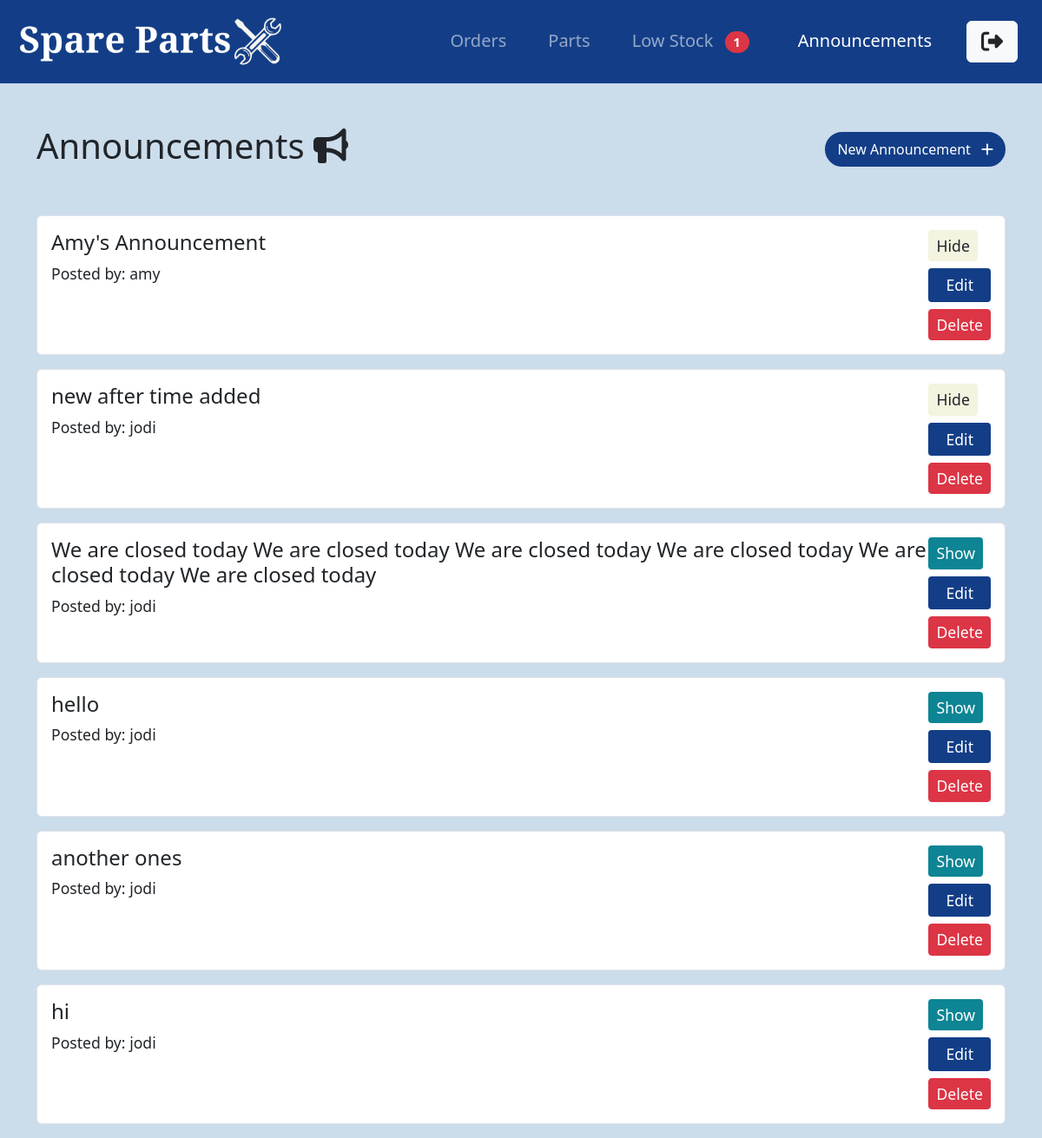
The page /announcements/ (signed in) on the database its author committed.
### announcements/models.py (models this page shows, shortened)
class Announcements(models.Model):
    posted_by = models.ForeignKey(User, on_delete=models.CASCADE, related_name='announcement')
    message = models.TextField()
    visible = models.BooleanField(default=True)
    timestamp = models.DateTimeField(auto_now_add=True)

### announcements/views.py (the view, shortened to what this page needs)
# urls.py: path('', AnnouncementsListView.as_view(), name='announcements'),
class AnnouncementsListView(LoginRequiredMixin, UserPassesTestMixin, ListView):
    model = Announcements
    context_object_name = 'announcements'
    ordering = ['-timestamp']
    def get_queryset(self):
        return super().get_queryset()
    def test_func(self):
        return self.request.user.profile.user_group == 'store_manager'

### parts/context_processors.py (called while the page is built)
def low_stock_count(request):
    count = Part.objects.filter(num_in_stock__lte=F('low_stock_warning')).count()
    return {'low_stock_count': count}

### announcements/templates/announcements/announcements_list.html (shortened to what this page needs)
{% extends "parts/base.html" %}
{% block content %}
    <div class="d-flex flex-column flex-md-row justify-content-between align-items-start align-items-md-center my-5">
        <h1>Announcements <i class="fa-solid fa-bullhorn"></i></h1>
        <a class="btn btn-light-bg rounded-pill mt-2 mt-md-0" href="{% url 'announcement-create' %}">New Announcement <i class="fas fa-plus ms-2"></i></a>
    </div>
    {% if announcements %}
    {% for announcement in announcements %}
    <div class="card my-3 p-3 border d-flex flex-row justify-content-between align-items-start">
        <div>
            <h4 class="fw-light">{{ announcement.message }}</h4>
            <p>Posted by: {{ announcement.posted_by.username }}</p>
        </div>
        <div class="d-flex flex-column">
            <form method="POST" class="mb-2">
                <button type="submit" class="btn {% if announcement.visible %}btn-hide{% else %}btn-show{% endif %} btn-sm">
                    {% if announcement.visible %}Hide{% else %}Show{% endif %}
                </button>
            </form>
            <a class="btn btn-light-bg btn-sm mb-2" href="{% url 'announcement-update' announcement.id %}">Edit</a>
            <a href="{% url 'announcement-delete' announcement.id %}" class="btn btn-sm btn-danger">Delete</a>
        </div>
    </div>
{% endfor %}
    {% else %}
        <h3>No announcements</h3>
    {% endif %}
{% endblock content %}

### static/css/style.css (style rules this page uses)
.card { font-size: 1em; }
body { font-size: 1em; background-color: #CBDCEB; }
.btn { font-size: 0.9em; }
.btn-light-bg { background-color: #133E87; color: #ffffff; border: 2px solid #133E87; }
.btn-hide { background-color: #F3F3E0; }
.btn-show { background-color: #0D8594; color: #ffffff; }
@media (min-width: 600px) { .btn { font-size: 1em; } }
@media (min-width: 600px) { .card { font-size: 1.1em; } }

### rows shown on the page
Announcements: message "Amy's Announcement", posted_by.username "amy", visible "Hide"
Announcements: message "new after time added", posted_by.username "jodi", visible "Hide"
Announcements: message "We are closed today We are closed today We are closed today We are closed today We are closed today We are closed today", posted_by.username "jodi", visible "Show"
Announcements: message "hello", posted_by.username "jodi", visible "Show"
Announcements: message "another ones", posted_by.username "jodi", visible "Show"
Announcements: message "hi", posted_by.username "jodi", visible "Show"

### other values the page prints
{{ low_stock_count }} "1"
